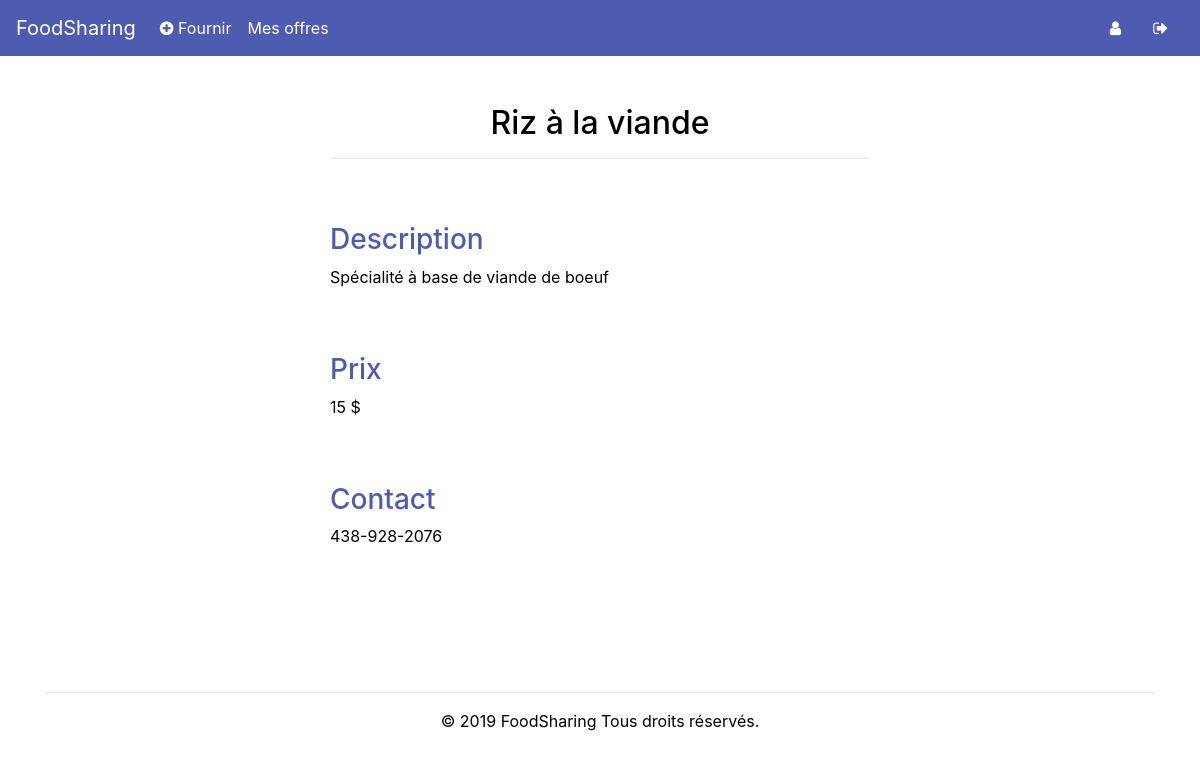
The app's page /offer/2 (signed in) with its own data.
### tables this page shows
CREATE TABLE Offers (
    offer_id INTEGER PRIMARY KEY,
    offer_categorie_id INTEGER,
    offer_user_id INTEGER,
    offer_title varchar(255) NOT NULL,
    offer_description varchar(255) NOT NULL,
    offer_price varchar(255) NOT NULL,
    FOREIGN KEY(offer_categorie_id) REFERENCES Categories(categorie_id),
    FOREIGN KEY(offer_user_id) REFERENCES regularsUsers(user_id)
);

CREATE TABLE regularsUsers (
    user_id INTEGER PRIMARY KEY,
    first_name varchar(255) NOT NULL,
    last_name varchar(255) NOT NULL,
    email varchar(255) NOT NULL UNIQUE,
    password varchar(255) NOT NULL
, phonenumber VARCHAR(255), status varchar(255) default 'Actif');

### app.py (the view)
@app.route('/offer/<id>')
def access_offer_info(id):
    if session.get("id") is None:
        return redirect('/')
    else:
        db = Database()
        offer_info = db.get_offer_by_id(id)
        user = db.get_user_by_id(offer_info[2])
        role = session.get("role")
        db.disconnect()
        return render_template('offer.html', year=now, offer_info=offer_info, user=user, role=role[0])

### database.py (called while the page is built)
    def get_connection(self):
        if self.connection is None:
            try:
                self.connection = sqlite3.connect('database/users.db')
            except sqlite3.Error as error:
                print("Failed to insert Python variable into sqlite table", error)
        return self.connection

    def disconnect(self):
        if self.connection is not None:
            self.connection.close()

    def get_user_by_id(self, id):
        connect = self.get_connection()
        cur = connect.cursor()
        cur.execute("SELECT * FROM regularsUsers WHERE user_id= ?", (id,))
        result = cur.fetchone()
        if result is None:
            return None
        else:
            return result

    def get_offer_by_id(self, offer_id):
        connect = self.get_connection()
        cur = connect.cursor()
        cur.execute("SELECT * FROM Offers WHERE offer_id = ?", (offer_id,))
        result = cur.fetchone()
        if result is None:
            return None
        else:
            return result

### templates/offer.html (shortened to what this page needs)
<!DOCTYPE html>
 <html class="not-ie no-js" lang="fr">
    <head>
        <link href="https://stackpath.bootstrapcdn.com/bootstrap/4.3.1/css/bootstrap.min.css" rel="stylesheet">
        <link href="/static/css/HomeStyle.css" rel="stylesheet">
        <link rel="stylesheet" href="https://cdnjs.cloudflare.com/ajax/libs/font-awesome/4.7.0/css/font-awesome.min.css">
    </head>
    <body>
            <nav class="navbar navbar-expand-lg navbar-light" style="background-color:#4d5cb1;">
                  <a class="navbar-brand" href="/" style="color:white!important;">FoodSharing</a>
                <div class="collapse navbar-collapse" id="navbarText">
                <ul class="navbar-nav mr-auto">
                  <li class="nav-item">
                    <a class="nav-link" href="/add_offer" style="color:white!important;"><i class="fa fa-plus-circle" aria-hidden="true"></i> Fournir</a>
                  </li>
                  <li class="nav-item">
                    <a class="nav-link" href="/my_offers" style="color:white!important;">Mes offres</a>
                  </li>
                </ul>
                <a class="nav-link" href="/profile" style="color:white!important;"><span class="sr-only">(current)</span><i class="fa fa-user" aria-hidden="true"></i></a>
                <a class="nav-link" href="/disconnect" style="color:white!important;"><i class="fa fa-sign-out" aria-hidden="true"></i></a>
              </div>
            </nav>
            <div class="container">
                <div class="row">
                    <div class="col-md-6" style="margin: 0 auto;">
                        <h2 class="text-center" style="padding-top:3rem;">{{ offer_info[3] }}</h2><hr/>
                        <h3 style="padding-top:3rem;color: #4d5cb1;">Description</h3>
                        <p>{{ offer_info[4] }}</p>
                        <h3 style="padding-top:3rem;color: #4d5cb1;">Prix</h3>
                        <p>{{ offer_info[5] }} $</p>
                        <h3 style="padding-top:3rem;color: #4d5cb1;">Contact</h3>
                        <p>{{ user[5] }}</p>
                    </div>
                </div>
				<div class="text-center footer">
                    <hr/>
		            <p>© {{ year }} FoodSharing Tous droits réservés.</p>
		        </div>
			</div>
    </body>

### static/css/HomeStyle.css (style rules this page uses)
body { background-color: #ffffff; color: black; }
.footer { margin-top:8rem; color:black; }

### records on screen
Offers: offer_title "Riz à la viande", offer_description "Spécialité à base de viande de boeuf", offer_price "15"
regularsUsers: phonenumber "438-928-2076"

### other values on screen
{{ year }} "2019"
